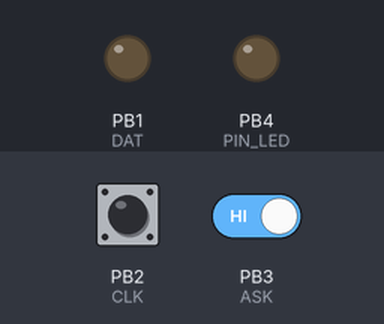
Bench run of a program on a simulated ATtiny85, built with avr-gcc and emulated at 1 MHz. Shown: output pins drawn as LEDs (lit = HIGH). Dashed ring = blinking. The inputs (shaded band) are chosen by the test bench; at power-on: PB3 (ASK) HIGH, PB2 (CLK) LOW.

Above: at 1.2 s.
1.3 s: PB3 (ASK) driven LOW
2.8 s: PB2 (CLK) driven HIGH
At 3.8 s:
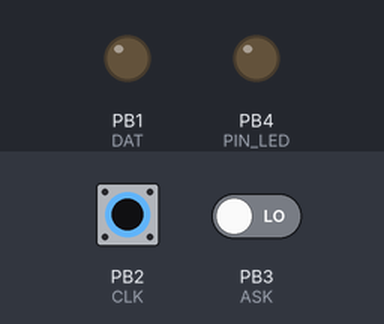
4.3 s: PB2 (CLK) pulsed LOW 2 times (0.12 s each, 0.3 s apart)
At 4.58 s:
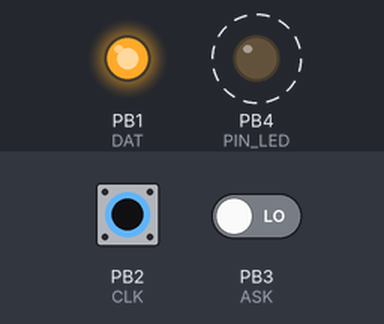
Timing chart, 0 to 7.3 s (numbered marks = the images above; inputs shaded):
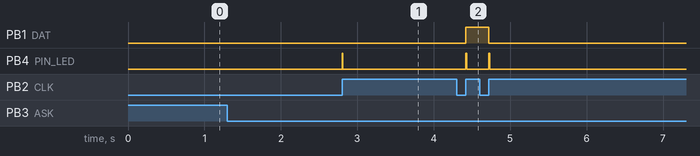

The program:

main.c
```c
#include <avr/io.h>
#include <util/delay.h>

// DDRB = DDRB | (1 << PBx); // Set PBx to output
// DDRB = DDRB & ~(1 << PBx); // Set PBx to input
// PORTB = PORTB | (1 << PBx); // Set PBx to HIGH
// PORTB = PORTB & ~(1 << PBx); // Set PBx to LOW
// if(PINB & (1 << PBx)); // Test PBx high

const char MSG[14] = "bonjour madame";

const int PIN_LED = PB4;
const int ASK = PB3;
const int CLK = PB2;
const int DAT = PB1;
const int ms = 100;
const unsigned char test = 55;

unsigned int indice = 0;

int question(){
    if(!(PINB & (1 << ASK))){//test si bas
        DDRB |= (1 << ASK);//mode out
        PORTB &= ~(1 << ASK);//maintenir a bas
        _delay_ms(10);
        DDRB &= ~(1 << ASK);//mode in
        return 1;
    }
    return 0;
}

void answer(){
    int cmpt = 0;
    int prec = (PINB & (1 << CLK));
    while(cmpt < 8){
        int actual = (PINB & (1 << CLK));
        if(prec < actual){//test si haut
            PORTB |= (1 << PIN_LED);//led on

            if(MSG[indice] & (1 << cmpt)){
                PORTB |= (1 << DAT);
            }else{
                PORTB &= ~(1 << DAT);
            }

            _delay_ms(10);
            PORTB &= ~(1 << PIN_LED);//led off
            cmpt++;
        }
        prec = actual;
    }
    if(indice == sizeof(MSG)){
        indice = 0;
    }else{
        indice++;
    }
}

int main() {
  DDRB |= (1 << PIN_LED);//mode out
  DDRB &= ~(1 << ASK);//mode in
  DDRB &= ~(1 << CLK);//mode in
  DDRB |= (1 << DAT);// MISO mode out
  while(1){
    if(question()){
        answer();
    }
    _delay_ms(1);
  }
  return 0;
}
```

Measured:
- after the input at 2.8 s, PB4 (PIN_LED): LOW → HIGH at once, → LOW 0.01 s later
- after the input at 4.3 s, PB1 (DAT): LOW → HIGH after 0.12 s, → LOW 0.30 s later; PB4 (PIN_LED): alternates HIGH for 0.01 s and LOW for 0.29 s, 4 changes in all, then stays LOW, starting after 0.12 s
